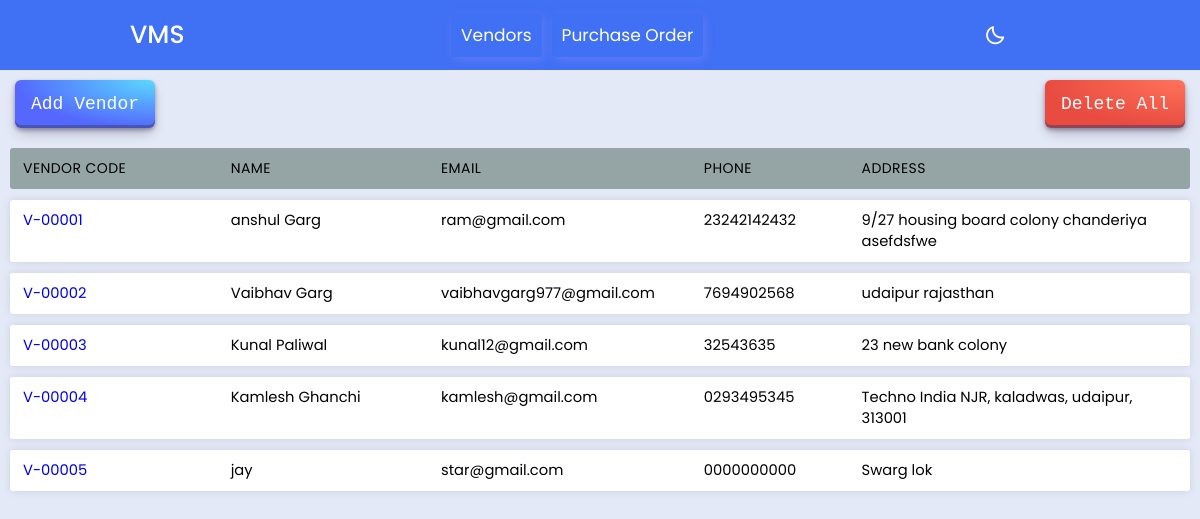
The app's page /api/vendors/, older data.
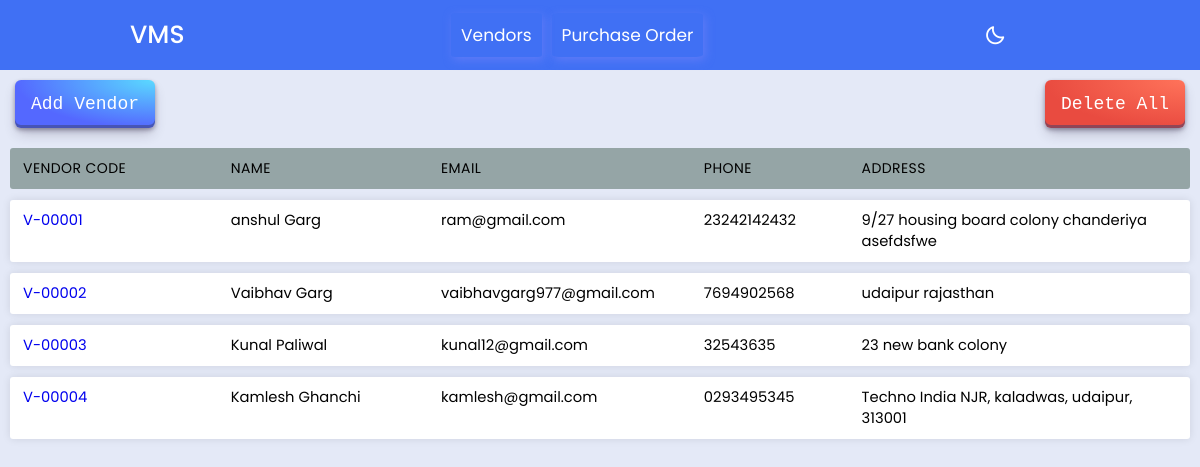
The same page, newer data.
### vms/models.py (models this page shows, shortened)
class Vendor(models.Model):
    name = models.CharField(max_length=100, verbose_name='Vendor Name')
    email = models.EmailField(verbose_name='Email',null=True)
    phone_number = models.CharField(max_length=20, verbose_name='Phone Number',null=True)
    delivery_days = models.IntegerField(verbose_name='Total Day Deliver', null=True)
    address = models.TextField(verbose_name='Address', null=True)
    vendor_code = models.CharField(max_length=20, unique=True, verbose_name='Vendor Code', blank=True)
    on_time_delivery_rate = models.FloatField(verbose_name='On-Time Delivery Rate',blank=True, null=True)
    quality_rating_avg = models.FloatField(verbose_name='Quality Rating Average',blank=True, null=True)
    average_response_time = models.FloatField(verbose_name='Average Response Time',blank=True, null=True)
    fulfillment_rate = models.FloatField(verbose_name='Fulfillment Rate',blank=True, null=True)

### vms/views.py (the view, shortened to what this page needs)
# urls.py: path('vendors/',views.VendorList,name="vendorlist"),
def VendorList(request):
    ven = Vendor.objects.all()
    context = {
        'ven': ven,
    }
    return render(request, "vendor_list.html", context)

### templates/vendor_list.html (shortened to what this page needs)
{% extends 'base.html' %}
{% load static %}
{% block link %}
<link rel="stylesheet" href="{% static "CSS/style.css" %}">
{% endblock %}
{% block body %}
<div class="btn-add-del">
  <button class="button-29" onclick="openForm()" role="button">Add Vendor</button>
  <a class="button-29 del-29" href="{% url "deletevendor" 0 %}" role="button">Delete All</a>
</div>
  {% if edit %}
<div id="vendorupdateForm" class="popup">
  <span class="close" onclick="closeUpdateForm()">&times;</span>
  <h2>Update Vendor Information</h2>
  <form id="vendorInfoForm" method='post'>
      {% csrf_token %}
      <label for="vendorName">Vendor's Code:</label><br>
      <input type="text" id="vendorName" name="vendorName" value="{{ven.vendor_code}}" required>
      <label for="vendorName">Vendor's Name:</label><br>
      <input type="text" id="vendorName" name="vendorName" value="{{ven.name}}" required>
      <label for="contactDetails">Contact No.</label><br>
      <input id="contactDetails" name="contactDetails" value="{{ven.phone_number}}" required></input>
      <label for="vendorName">Email:</label><br>
      <input type="text" id="vendorName" name="vendorName" value="{{ven.email}}" required>
      <label for="onTimeDeliveryRate">Total Delivery Days:</label><br>
      <input type="number" id="onTimeDeliveryRate" name="onTimeDeliveryRate" value="{{ven.delivery_days}}" min="0" max="100" required>
      <label for="address">Address:</label><br>
      <textarea id="address" name="address" value="{{ven.address}}" required></textarea>
      <input type="submit" value="Submit">
  </form>
  {% else %}
  <div class="container">
    <ul class="responsive-table">
      <li class="table-header">
        <div class="col col-1">Vendor Code</div>
        <div class="col col-2">Name</div>
        <div class="col col-3">Email</div>
        <div class="col col-4">Phone</div>
        <div class="col col-5">Address</div>
      </li>
      {% for v in ven  %}
      <li class="table-row col-m">
        <div class="col col-1 " data-label="Vendor Code"><a href="{% url "VendorInfo" v.id %}">{{v.vendor_code}}</a></div>
        <div class="col col-2" data-label="Name">{{v.name}}</div>
        <div class="col col-3" data-label="Email">{{v.email}}</div>
        <div class="col col-4" data-label="Phone">{{v.phone_number}}</div>
        <div class="col col-5" data-label="Address">{{v.address}}</div>
      </li>
      {% endfor %}
    </ul>
  </div>
{% endif %}
{% endblock %}

Row changes from the older to the newer data that the page shows:
removed Vendor: vendor_code "V-00005", name "jay", email "star@gmail.com", phone_number "0000000000", address "Swarg lok"
